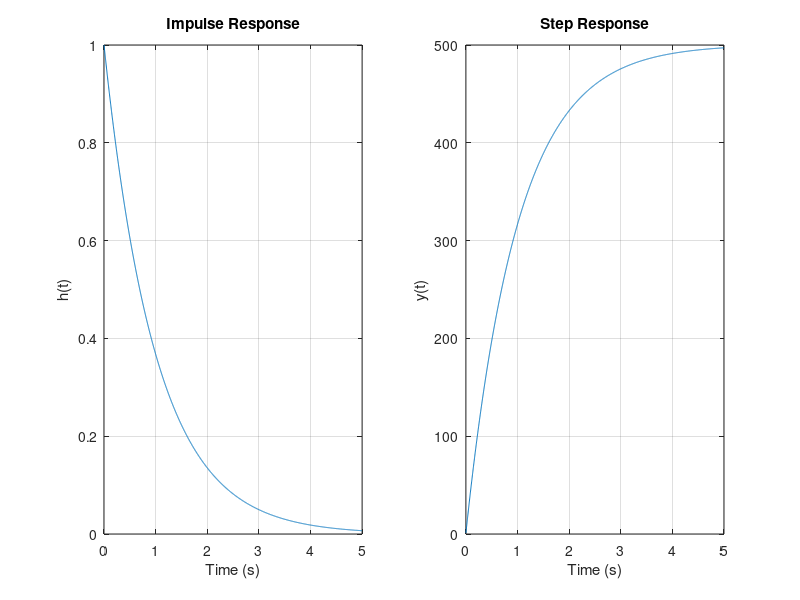

MATLAB code to generate this figure:
% Example 2.12 Convolution of a first-order system with a step
%
% Convolução é a operação matemática que calcula a saída de um sistema linear e invariante no tempo a 
% partir da entrada e da resposta ao impulso. Se você conhece h(t), consegue prever o que o sistema faz 
% com qualquer sinal.

% A ideia por trás

% Todo sinal pode ser visto como uma sequência de impulsos, um em cada instante, cada um com a amplitude 
% do sinal naquele ponto. O sistema responde a cada impulso com uma cópia de h(t), escalada pela amplitude 
% daquele impulso e deslocada para o instante em que ele ocorreu. Como o sistema é linear, a saída é a soma 
% de todas essas respostas sobrepostas.

% No exemplo da exponencial, como na figura deste exemplo, cada amostra da entrada “dispara” uma pequena 
% exponencial decrescente. A saída em um instante qualquer é a soma das caudas de todas as exponenciais 
% disparadas antes dele. Por isso o sistema tem memória: o que entrou há pouco ainda pesa bastante, e o 
% que entrou há muito tempo quase não pesa.

clear all;
close all;
clc;

fs = 500; 
N = 2500; 
t = (0:N-1)/fs; 
tau = 1; 
h = exp(-t./tau); 
x = ones(1,N); 
y = conv(x,h);

subplot(1,2,1);
plot(t,h); 
title('Impulse Response');
xlabel('Time (s)');
ylabel('h(t)');
grid on;

subplot(1,2,2);
plot(t,y(1:N));
title('Step Response');
xlabel('Time (s)');
ylabel('y(t)');
grid on;

% Resultados
%
% As respostas ao impulso e ao degrau de um sistema de primeira ordem são mostradas na Figura. 
% Observe que a função conv do MATLAB gera várias amostras adicionais (na verdade, 4999 pontos); 
% portanto, apenas os primeiros 2500 pontos são utilizados na representação gráfica da resposta.

% No processamento de sinais, a convolução pode ser utilizada para implementar os filtros básicos 
% descritos no Capítulo 4. Assim como seus equivalentes analógicos, os filtros digitais são processos 
% lineares que modificam o espectro do sinal de entrada de alguma maneira desejada, por exemplo, para 
% reduzir o ruído. Como ocorre com todos os processos lineares, a resposta ao impulso do filtro, 
% h[k] ou h(t), descreve completamente o filtro.

% Leitura prática

% Juntos, os dois gráficos mostram um sistema que suaviza a entrada: mudanças bruscas aparecem na saída 
% de forma gradual, com atraso controlado por τ. Isso equivale a um filtro passa-baixas, com frequência 
% de corte fc = 1/(2πτ) ≈ 0,16 Hz neste caso. Em biossinais, esse comportamento aparece, por exemplo, na 
% resposta de eletrodos, em filtros RC dos amplificadores e na dinâmica de vários processos fisiológicos 
% lentos.
